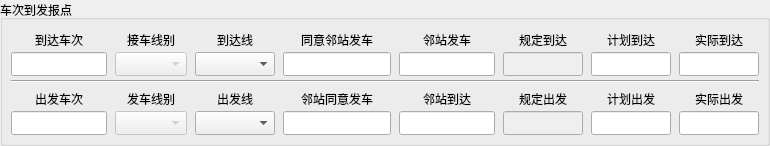
    <widget class="QGroupBox" name="groupBox">
     <property name="title">
      <string>车次到发报点</string>
     </property>
     <layout class="QVBoxLayout" name="verticalLayout">
      <property name="spacing">
       <number>4</number>
      </property>
      <property name="leftMargin">
       <number>8</number>
      </property>
      <property name="topMargin">
       <number>8</number>
      </property>
      <property name="rightMargin">
       <number>8</number>
      </property>
      <property name="bottomMargin">
       <number>8</number>
      </property>
      <item>
       <layout class="QGridLayout" name="gridLayout">
        <property name="horizontalSpacing">
         <number>8</number>
        </property>
        <property name="verticalSpacing">
         <number>0</number>
        </property>
        <item row="0" column="6">
         <widget class="QLabel" name="label_7">
          <property name="minimumSize">
           <size>
            <width>0</width>
            <height>24</height>
           </size>
          </property>
          <property name="maximumSize">
           <size>
            <width>16777215</width>
            <height>24</height>
           </size>
          </property>
          <property name="text">
           <string>计划到达</string>
          </property>
          <property name="alignment">
           <set>Qt::AlignCenter</set>
          </property>
         </widget>
        </item>
        <item row="0" column="1">
         <widget class="QLabel" name="label_2">
          <property name="minimumSize">
           <size>
            <width>0</width>
            <height>24</height>
           </size>
          </property>
          <property name="maximumSize">
           <size>
            <width>16777215</width>
            <height>24</height>
           </size>
          </property>
          <property name="text">
           <string>接车线别</string>
          </property>
          <property name="alignment">
           <set>Qt::AlignCenter</set>
          </property>
         </widget>
        </item>
        <item row="0" column="2">
         <widget class="QLabel" name="label_3">
          <property name="minimumSize">
           <size>
            <width>0</width>
            <height>24</height>
           </size>
          </property>
          <property name="maximumSize">
           <size>
            <width>16777215</width>
            <height>24</height>
           </size>
          </property>
          <property name="text">
           <string>到达线</string>
          </property>
          <property name="alignment">
           <set>Qt::AlignCenter</set>
          </property>
         </widget>
        </item>
        <item row="0" column="0">
         <widget class="QLabel" name="label">
          <property name="minimumSize">
           <size>
            <width>96</width>
            <height>24</height>
           </size>
          </property>
          <property name="maximumSize">
           <size>
            <width>96</width>
            <height>24</height>
           </size>
          </property>
          <property name="text">
           <string>到达车次</string>
          </property>
          <property name="alignment">
           <set>Qt::AlignCenter</set>
          </property>
         </widget>
        </item>
        <item row="0" column="5">
         <widget class="QLabel" name="label_6">
          <property name="minimumSize">
           <size>
            <width>0</width>
            <height>24</height>
           </size>
          </property>
          <property name="maximumSize">
           <size>
            <width>16777215</width>
            <height>24</height>
           </size>
          </property>
          <property name="text">
           <string>规定到达</string>
          </property>
          <property name="alignment">
           <set>Qt::AlignCenter</set>
          </property>
         </widget>
        </item>
        <item row="0" column="7">
         <widget class="QLabel" name="label_8">
          <property name="minimumSize">
           <size>
            <width>0</width>
            <height>24</height>
           </size>
          </property>
          <property name="maximumSize">
           <size>
            <width>16777215</width>
            <height>24</height>
           </size>
          </property>
          <property name="text">
           <string>实际到达</string>
          </property>
          <property name="alignment">
           <set>Qt::AlignCenter</set>
          </property>
         </widget>
        </item>
        <item row="0" column="3">
         <widget class="QLabel" name="label_4">
          <property name="minimumSize">
           <size>
            <width>0</width>
            <height>24</height>
           </size>
          </property>
          <property name="maximumSize">
           <size>
            <width>16777215</width>
            <height>24</height>
           </size>
          </property>
          <property name="text">
           <string>同意邻站发车</string>
          </property>
          <property name="alignment">
           <set>Qt::AlignCenter</set>
          </property>
         </widget>
        </item>
        <item row="0" column="4">
         <widget class="QLabel" name="label_5">
          <property name="minimumSize">
           <size>
            <width>0</width>
            <height>24</height>
           </size>
          </property>
          <property name="maximumSize">
           <size>
            <width>16777215</width>
            <height>24</height>
           </size>
          </property>
          <property name="text">
           <string>邻站发车</string>
          </property>
          <property name="alignment">
           <set>Qt::AlignCenter</set>
          </property>
         </widget>
        </item>
        <item row="1" column="0">
         <widget class="QLineEdit" name="arrivalTrainNumEdit">
          <property name="minimumSize">
           <size>
            <width>96</width>
            <height>24</height>
           </size>
          </property>
          <property name="maximumSize">
           <size>
            <width>96</width>
            <height>24</height>
           </size>
          </property>
         </widget>
        </item>
        <item row="1" column="1">
         <widget class="QComboBox" name="arrivalSignalCombo">
          <property name="enabled">
           <bool>false</bool>
          </property>
          <property name="minimumSize">
           <size>
            <width>72</width>
            <height>24</height>
           </size>
          </property>
          <property name="maximumSize">
           <size>
            <width>72</width>
            <height>24</height>
           </size>
          </property>
         </widget>
        </item>
        <item row="1" column="2">
         <widget class="QComboBox" name="arrivalTrackCombo">
          <property name="minimumSize">
           <size>
            <width>80</width>
            <height>24</height>
           </size>
          </property>
          <property name="maximumSize">
           <size>
            <width>80</width>
            <height>24</height>
           </size>
          </property>
         </widget>
        </item>
        <item row="1" column="3">
         <widget class="QLineEdit" name="agrAdjDepartEdit">
          <property name="minimumSize">
           <size>
            <width>108</width>
            <height>24</height>
           </size>
          </property>
          <property name="maximumSize">
           <size>
            <width>108</width>
            <height>24</height>
           </size>
          </property>
         </widget>
        </item>
        <item row="1" column="4">
         <widget class="QLineEdit" name="adjDepartEdit">
          <property name="minimumSize">
           <size>
            <width>96</width>
            <height>24</height>
           </size>
          </property>
          <property name="maximumSize">
           <size>
            <width>96</width>
            <height>24</height>
           </size>
          </property>
         </widget>
        </item>
        <item row="1" column="5">
         <widget class="QLineEdit" name="requireArrivalTimeEdit">
          <property name="enabled">
           <bool>false</bool>
          </property>
          <property name="minimumSize">
           <size>
            <width>80</width>
            <height>24</height>
           </size>
          </property>
          <property name="maximumSize">
           <size>
            <width>80</width>
            <height>24</height>
           </size>
          </property>
         </widget>
        </item>
        <item row="1" column="6">
         <widget class="QLineEdit" name="provArrivalTimeEdit">
          <property name="enabled">
           <bool>true</bool>
          </property>
          <property name="minimumSize">
           <size>
            <width>80</width>
            <height>24</height>
           </size>
          </property>
          <property name="maximumSize">
           <size>
            <width>80</width>
            <height>24</height>
           </size>
          </property>
         </widget>
        </item>
        <item row="1" column="7">
         <widget class="QLineEdit" name="realArrivalTimeEdit">
          <property name="minimumSize">
           <size>
            <width>80</width>
            <height>24</height>
           </size>
          </property>
          <property name="maximumSize">
           <size>
            <width>80</width>
            <height>24</height>
           </size>
          </property>
         </widget>
        </item>
       </layout>
      </item>
      <item>
       <widget class="Line" name="line">
        <property name="orientation">
         <enum>Qt::Horizontal</enum>
        </property>
       </widget>
      </item>
      <item>
       <layout class="QGridLayout" name="gridLayout_2">
        <property name="horizontalSpacing">
         <number>8</number>
        </property>
        <property name="verticalSpacing">
         <number>0</number>
        </property>
        <item row="0" column="6">
         <widget class="QLabel" name="label_9">
          <property name="minimumSize">
           <size>
            <width>0</width>
            <height>24</height>
           </size>
          </property>
          <property name="maximumSize">
           <size>
            <width>16777215</width>
            <height>24</height>
           </size>
          </property>
          <property name="text">
           <string>计划出发</string>
          </property>
          <property name="alignment">
           <set>Qt::AlignCenter</set>
          </property>
         </widget>
        </item>
        <item row="0" column="1">
         <widget class="QLabel" name="label_10">
          <property name="minimumSize">
           <size>
            <width>0</width>
            <height>24</height>
           </size>
          </property>
          <property name="maximumSize">
           <size>
            <width>16777215</width>
            <height>24</height>
           </size>
          </property>
          <property name="text">
           <string>发车线别</string>
          </property>
          <property name="alignment">
           <set>Qt::AlignCenter</set>
          </property>
         </widget>
        </item>
        <item row="0" column="2">
         <widget class="QLabel" name="label_11">
          <property name="minimumSize">
           <size>
            <width>0</width>
            <height>24</height>
           </size>
          </property>
          <property name="maximumSize">
           <size>
            <width>16777215</width>
            <height>24</height>
           </size>
          </property>
          <property name="text">
           <string>出发线</string>
          </property>
          <property name="alignment">
           <set>Qt::AlignCenter</set>
          </property>
         </widget>
        </item>
        <item row="0" column="0">
         <widget class="QLabel" name="label_12">
          <property name="minimumSize">
           <size>
            <width>96</width>
            <height>24</height>
           </size>
          </property>
          <property name="maximumSize">
           <size>
            <width>96</width>
            <height>24</height>
           </size>
          </property>
          <property name="text">
           <string>出发车次</string>
          </property>
          <property name="alignment">
           <set>Qt::AlignCenter</set>
          </property>
         </widget>
        </item>
        <item row="0" column="5">
         <widget class="QLabel" name="label_13">
          <property name="minimumSize">
           <size>
            <width>0</width>
            <height>24</height>
           </size>
          </property>
          <property name="maximumSize">
           <size>
            <width>16777215</width>
            <height>24</height>
           </size>
          </property>
          <property name="text">
           <string>规定出发</string>
          </property>
          <property name="alignment">
           <set>Qt::AlignCenter</set>
          </property>
         </widget>
        </item>
        <item row="0" column="7">
         <widget class="QLabel" name="label_14">
          <property name="minimumSize">
           <size>
            <width>0</width>
            <height>24</height>
           </size>
          </property>
          <property name="maximumSize">
           <size>
            <width>16777215</width>
            <height>24</height>
           </size>
          </property>
          <property name="text">
           <string>实际出发</string>
          </property>
          <property name="alignment">
           <set>Qt::AlignCenter</set>
          </property>
         </widget>
        </item>
        <item row="0" column="3">
         <widget class="QLabel" name="label_15">
          <property name="minimumSize">
           <size>
            <width>0</width>
            <height>24</height>
           </size>
          </property>
          <property name="maximumSize">
           <size>
            <width>16777215</width>
            <height>24</height>
           </size>
          </property>
          <property name="text">
           <string>邻站同意发车</string>
          </property>
          <property name="alignment">
           <set>Qt::AlignCenter</set>
          </property>
         </widget>
        </item>
        <item row="0" column="4">
         <widget class="QLabel" name="label_16">
          <property name="minimumSize">
           <size>
            <width>0</width>
            <height>24</height>
           </size>
          </property>
          <property name="maximumSize">
           <size>
            <width>16777215</width>
            <height>24</height>
           </size>
          </property>
          <property name="text">
           <string>邻站到达</string>
          </property>
          <property name="alignment">
           <set>Qt::AlignCenter</set>
          </property>
         </widget>
        </item>
        <item row="1" column="0">
         <widget class="QLineEdit" name="departTrainNumEdit">
          <property name="minimumSize">
           <size>
            <width>96</width>
            <height>24</height>
           </size>
          </property>
          <property name="maximumSize">
           <size>
            <width>96</width>
            <height>24</height>
           </size>
          </property>
         </widget>
        </item>
        <item row="1" column="1">
         <widget class="QComboBox" name="departSignalCombo">
          <property name="enabled">
           <bool>false</bool>
          </property>
          <property name="minimumSize">
           <size>
            <width>72</width>
            <height>24</height>
           </size>
          </property>
          <property name="maximumSize">
           <size>
            <width>72</width>
            <height>24</height>
           </size>
          </property>
         </widget>
        </item>
        <item row="1" column="2">
         <widget class="QComboBox" name="departTrackCombo">
          <property name="minimumSize">
           <size>
            <width>80</width>
            <height>24</height>
           </size>
          </property>
          <property name="maximumSize">
           <size>
            <width>80</width>
            <height>24</height>
           </size>
          </property>
         </widget>
        </item>
        <item row="1" column="3">
         <widget class="QLineEdit" name="adjAgrDepartEdit">
          <property name="minimumSize">
           <size>
            <width>108</width>
            <height>24</height>
           </size>
          </property>
          <property name="maximumSize">
           <size>
            <width>108</width>
            <height>24</height>
           </size>
          </property>
         </widget>
        </item>
        <item row="1" column="4">
         <widget class="QLineEdit" name="adjArrivalEdit">
          <property name="minimumSize">
           <size>
            <width>96</width>
            <height>24</height>
           </size>
          </property>
          <property name="maximumSize">
           <size>
            <width>96</width>
            <height>24</height>
           </size>
          </property>
         </widget>
        </item>
        <item row="1" column="5">
         <widget class="QLineEdit" name="requireDepartTimeEdit">
          <property name="enabled">
           <bool>false</bool>
          </property>
          <property name="minimumSize">
           <size>
            <width>80</width>
            <height>24</height>
           </size>
          </property>
          <property name="maximumSize">
           <size>
            <width>80</width>
            <height>24</height>
           </size>
          </property>
         </widget>
        </item>
        <item row="1" column="6">
         <widget class="QLineEdit" name="provDepartTimeEdit">
          <property name="enabled">
           <bool>true</bool>
          </property>
          <property name="minimumSize">
           <size>
            <width>80</width>
            <height>24</height>
           </size>
          </property>
          <property name="maximumSize">
           <size>
            <width>80</width>
            <height>24</height>
           </size>
          </property>
         </widget>
        </item>
        <item row="1" column="7">
         <widget class="QLineEdit" name="realDepartTimeEdit">
          <property name="minimumSize">
           <size>
            <width>80</width>
            <height>24</height>
           </size>
          </property>
          <property name="maximumSize">
           <size>
            <width>80</width>
            <height>24</height>
           </size>
          </property>
         </widget>
        </item>
       </layout>
      </item>
     </layout>
    </widget>
